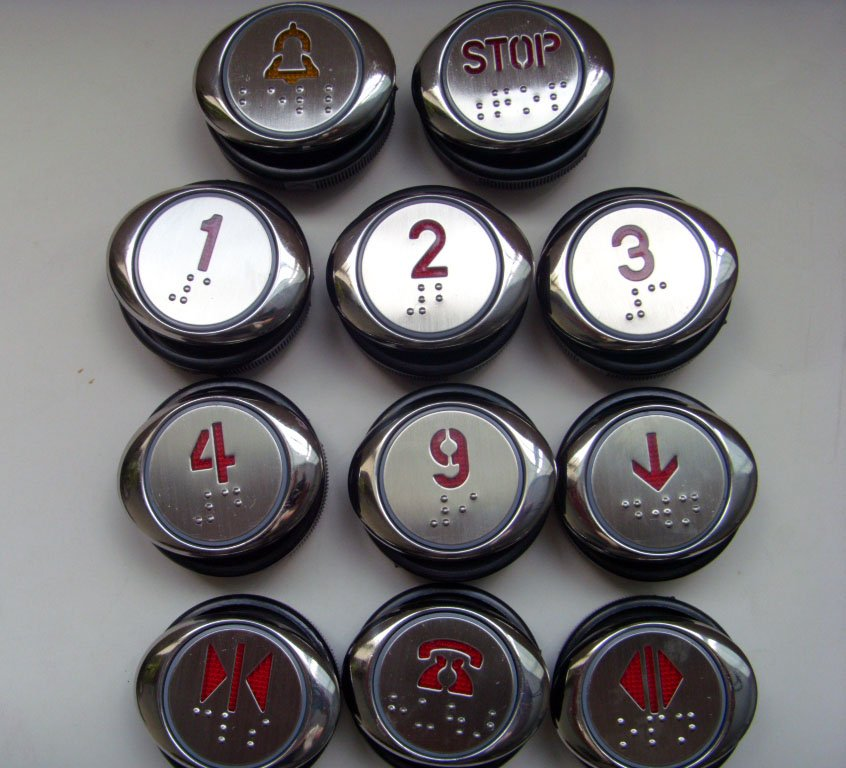
#> input picture buttons.jpg, 846 x 768 px
$ python houghtest.py   (Python 2 division)   (older library calls are emulated)
#> lines starting #> are read from the running program, lines starting #| are printed output that depends on the picture; after the words box and inside, x2 and y2 are one past the last pixel; in counts of white or black regions, pixels touching at a corner belong together
import cv2
import numpy as np
## Read image as gray-scale
img = cv2.imread('buttons.jpg', cv2.IMREAD_COLOR)
#> img is the input picture: shape (768, 846, 3); mean B, G, R 115.4, 113.4, 115.8
print img.shape
#| (768, 846, 3)

gimg = cv2.cvtColor(img,cv2.COLOR_BGR2GRAY)
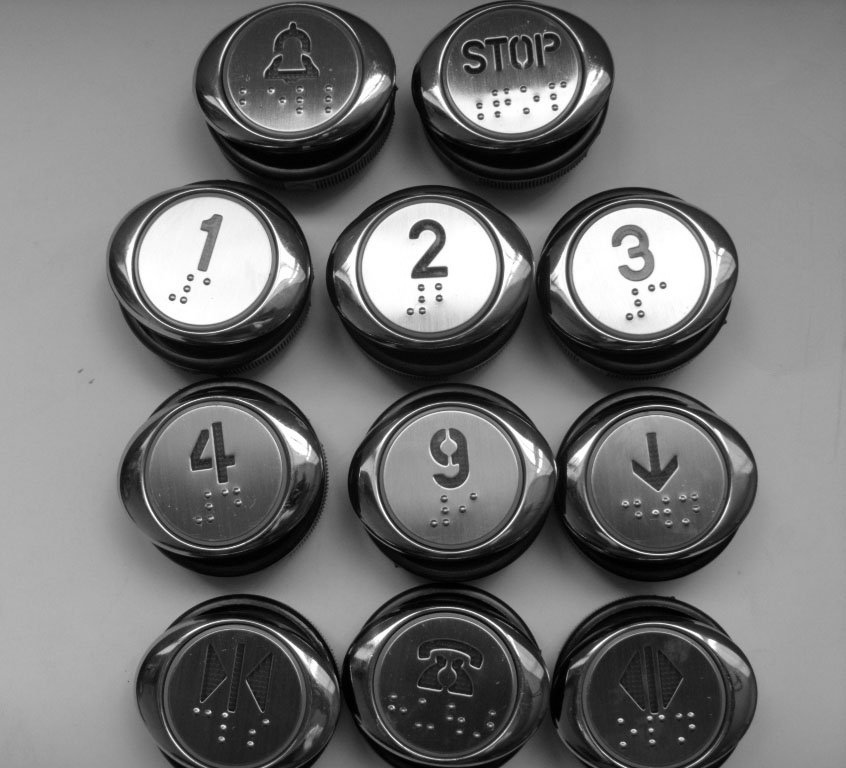
#> gimg: shape (768, 846); min 0, max 255, mean 114.4
gimg = cv2.medianBlur(img,5)
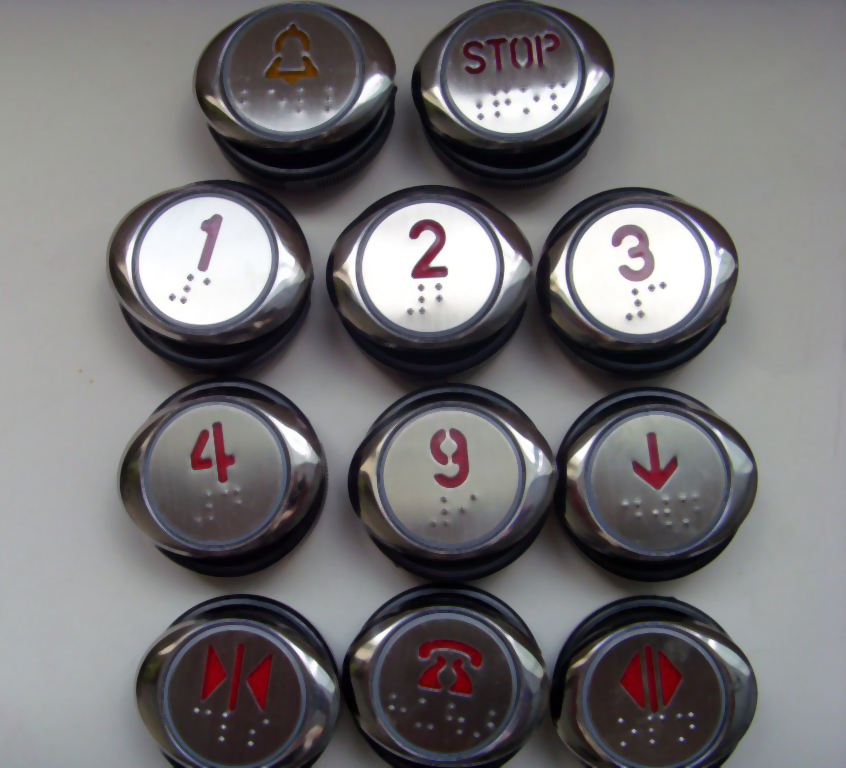
#> gimg: shape (768, 846, 3); mean B, G, R 114.6, 112.6, 115.1
#edge filter to get a black and white image
canny = cv2.Canny(gimg, 200, 200)
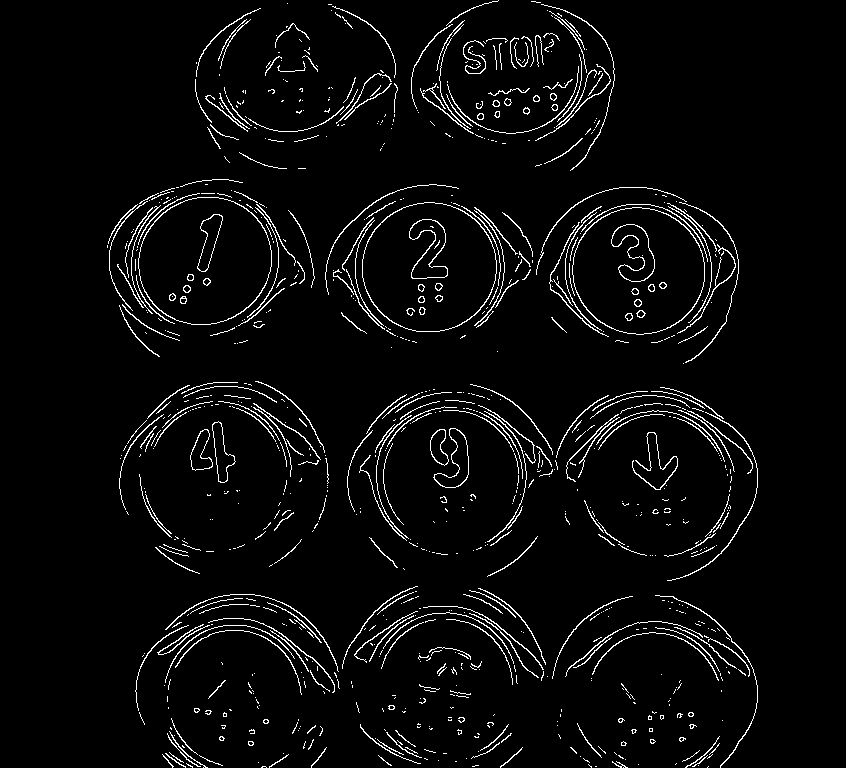
#> canny: shape (768, 846); 3.9% white in thin lines or dots, all inside (x1, y1, x2, y2) = (107, 0, 758, 768)
#detector must work only on canny (edge) image.
circles = cv2.HoughCircles(canny,cv2.cv.CV_HOUGH_GRADIENT,1,20,
                            param1=120,param2=80,minRadius=5,maxRadius=200)
#> circles = [[637.5, 273.5, 71.3], [655.5, 482.5, 73.1], [450.5, 481.5, 73.6], [201.5, 254.5, 68.4], [427.5, 266.5, 66.1], [227.5, 469.5, 84.6], [448.5, 686.5, 74.8], [675.5, 476.5, 80.8], [208.5, 274.5, 80.5], [655.5, 264.5, 81.3], [226.5, 265.5, 86]]

circles = np.uint16(np.around(circles))
#> circles = [[638, 274, 71], [656, 482, 73], [450, 482, 74], [202, 254, 68], [428, 266, 66], [228, 470, 85], [448, 686, 75], [676, 476, 81], [208, 274, 80], [656, 264, 81], [226, 266, 86]]
for i in circles[0,:]:
    # draw the outer circle
    cv2.circle(img,(i[0],i[1]),i[2],(0,255,0),2)
    # draw the center of the circle
    cv2.circle(img,(i[0],i[1]),2,(0,0,255),3)
#> this loop made 11 passes
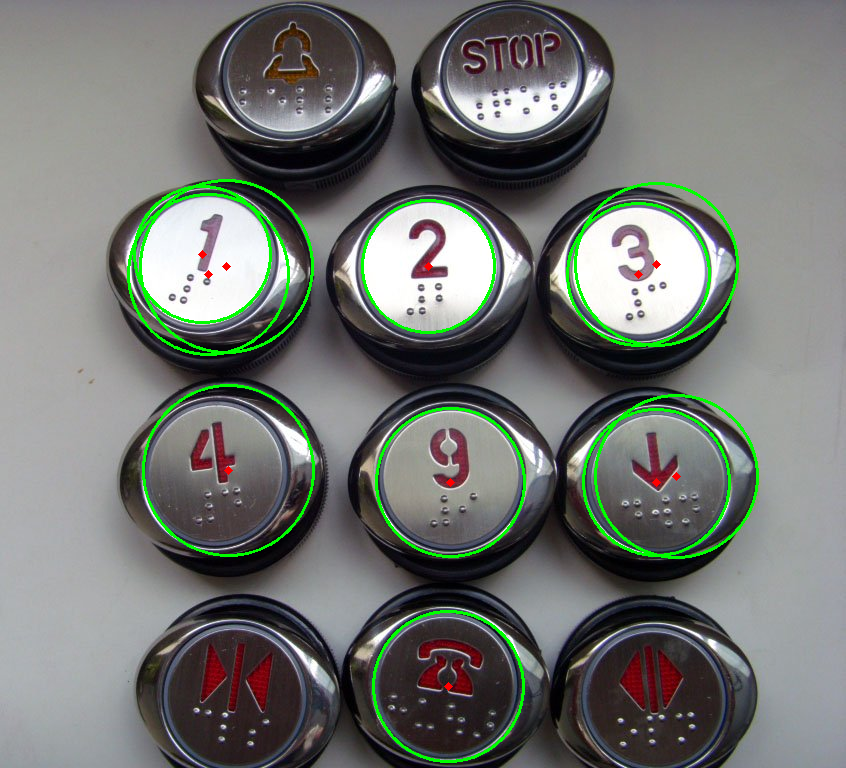
#> img: shape (768, 846, 3); 2.42% of pixels changed, all inside (x1, y1, x2, y2) = (127, 179, 759, 763)

#this shows an image, but doesn't work on rosDS
# cv2.imshow('detected circles',img)
# cv2.waitKey(0)
# cv2.destroyAllWindows()
#save output image
cv2.imwrite("output.jpg",img)
cv2.imwrite("canny.jpg",canny)
